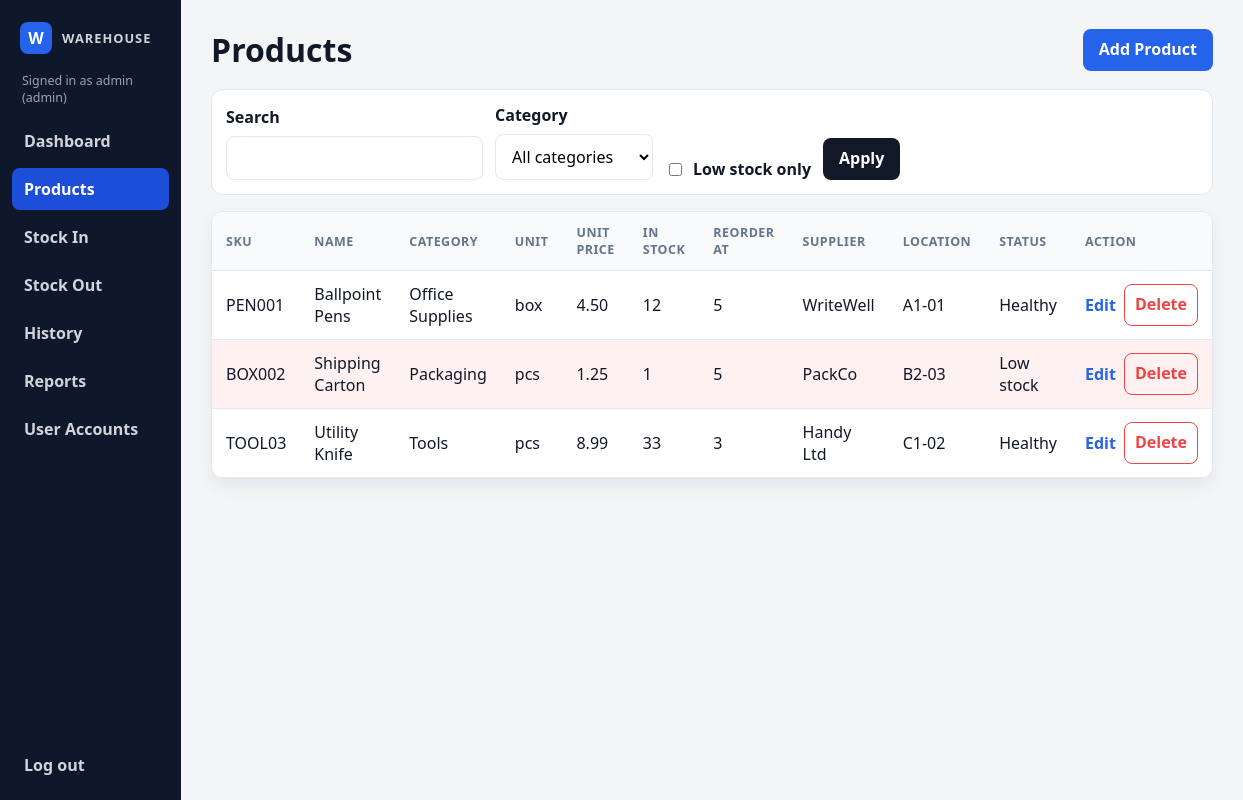
The page /products (signed in) on the database its author committed.
### tables this page shows
CREATE TABLE products (
                    id INTEGER PRIMARY KEY AUTOINCREMENT,
                    sku TEXT NOT NULL COLLATE NOCASE UNIQUE,
                    name TEXT NOT NULL,
                    category TEXT NOT NULL,
                    unit TEXT NOT NULL,
                    unit_price REAL NOT NULL CHECK (unit_price >= 0),
                    quantity INTEGER NOT NULL CHECK (quantity >= 0),
                    reorder_level INTEGER NOT NULL CHECK (reorder_level >= 0),
                    supplier TEXT NOT NULL DEFAULT '',
                    location TEXT NOT NULL DEFAULT ''
                );

### warehouse/web_app.py (the view)
    @app.route("/products", methods=["GET"])
    @login_required
    def products():
        search = request.args.get("search", "").strip()
        low_stock_only = request.args.get("low_stock", "") == "1"
        category = request.args.get("category", "").strip()
        product_list = db.list_products(search=search, low_stock=low_stock_only, category=category)
        categories = sorted({product.category for product in db.list_products()})
        return render_template(
            "products.html",
            products=product_list,
            categories=categories,
            current_search=search,
            current_category=category,
            low_stock_only=low_stock_only,
            page_title="Products",
        )

### warehouse/db.py (called while the page is built)
    def connect(self) -> sqlite3.Connection:
        connection = sqlite3.connect(self.path, timeout=10)
        connection.row_factory = sqlite3.Row
        connection.execute("PRAGMA foreign_keys = ON")
        return connection

    @contextmanager
    def _connection(self) -> Iterator[sqlite3.Connection]:
        connection = self.connect()
        try:
            with connection:
                yield connection
        finally:
            connection.close()

    @staticmethod
    def _product(row: sqlite3.Row) -> Product:
        return Product(
            id=row["id"],
            sku=row["sku"],
            name=row["name"],
            category=row["category"],
            unit=row["unit"],
            unit_price=row["unit_price"],
            quantity=row["quantity"],
            reorder_level=row["reorder_level"],
            supplier=row["supplier"],
            location=row["location"],
        )

    def list_products(
        self, search: str = "", low_stock: bool = False, category: str = ""
    ) -> list[Product]:
        sql = "SELECT * FROM products WHERE 1 = 1"
        params: list[object] = []
        if search.strip():
            term = f"%{search.strip()}%"
            sql += " AND (sku LIKE ? OR name LIKE ? OR category LIKE ?)"
            params.extend((term, term, term))
        if low_stock:
            sql += " AND quantity <= reorder_level"
        if category.strip():
            sql += " AND category = ?"
            params.append(category.strip())
        sql += " ORDER BY name COLLATE NOCASE"
        with self._connection() as connection:
            rows = connection.execute(sql, params).fetchall()
        return [self._product(row) for row in rows]

### warehouse/templates/products.html (shortened to what this page needs)
{% extends 'base.html' %}
{% block content %}
  <div class="page-header">
    <h1>Products</h1>
    <div class="header-actions">
      <a class="button primary" href="{{ url_for('add_product') }}">Add Product</a>
    </div>
  </div>
  <form class="toolbar" method="get" action="{{ url_for('products') }}">
    <div class="field-group compact">
      <label>Search</label>
      <input type="text" name="search" value="{{ current_search }}">
    </div>
    <div class="field-group compact">
      <label>Category</label>
      <select name="category">
        <option value="">All categories</option>
      </select>
    </div>
    <label class="checkbox-row">
      <input type="checkbox" name="low_stock" value="1" {% if low_stock_only %}checked{% endif %}>
      Low stock only
    </label>
    <button type="submit">Apply</button>
  </form>
  {% if products %}
    <div class="table-wrap">
      <table>
        <thead>
          <tr>
            <th>SKU</th>
            <th>Name</th>
            <th>Category</th>
            <th>Unit</th>
            <th>Unit Price</th>
            <th>In Stock</th>
            <th>Reorder At</th>
            <th>Supplier</th>
            <th>Location</th>
            <th>Status</th>
            {% if current_user.role != 'employee' %}
              <th>Action</th>
            {% endif %}
          </tr>
        </thead>
        <tbody>
          {% for product in products %}
            <tr class="{% if product.quantity <= product.reorder_level %}alert-row{% endif %}">
              <td>{{ product.sku }}</td>
              <td>{{ product.name }}</td>
              <td>{{ product.category }}</td>
              <td>{{ product.unit }}</td>
              <td>{{ '%.2f'|format(product.unit_price) }}</td>
              <td>{{ product.quantity }}</td>
              <td>{{ product.reorder_level }}</td>
              <td>{{ product.supplier }}</td>
              <td>{{ product.location }}</td>
              <td>{{ 'Low stock' if product.quantity <= product.reorder_level else 'Healthy' }}</td>
              {% if current_user.role != 'employee' %}
                <td>
                  <div class="inline-actions">
                    <a href="{{ url_for('edit_product', product_id=product.id) }}" class="link-button">Edit</a>
                    <form method="post" action="{{ url_for('delete_product', product_id=product.id) }}" onsubmit="return confirm('Delete {{ product.sku }} - {{ product.name }}?');">
                      <button type="submit" class="danger-link">Delete</button>
                    </form>
                  </div>
                </td>
              {% endif %}
            </tr>
          {% endfor %}
        </tbody>
      </table>
    </div>
  {% else %}
    <div class="empty-state">No products match the current filter.</div>
  {% endif %}
{% endblock %}

### warehouse/static/styles.css (style rules this page uses)
:root { --bg: #f3f5f7; --sidebar-bg: #0f172a; --sidebar-text: #d1d5db; --brand: #2563eb; --card: #ffffff; --muted: #64748b; --border: #e2e8f0; --text: #111827; --danger: #ef4444; --danger-soft: #fee2e2; --warning: #f59e0b; --success: #10b981; --shadow: 0 8px 18px rgba(15, 23, 42, 0.06); }
* { box-sizing: border-box; }
body { margin: 0; font-family: "Segoe UI", Tahoma, sans-serif; background: var(--bg); color: var(--text); }
button, input, select { font: inherit; }
.page-header { display: flex; align-items: center; justify-content: space-between; margin-bottom: 18px; }
.page-header h1 { margin: 0; font-size: 2rem; }
.table-wrap { background: var(--card); border: 1px solid var(--border); border-radius: 12px; box-shadow: var(--shadow); overflow: auto; }
table { width: 100%; border-collapse: collapse; }
th, td { text-align: left; padding: 12px 14px; border-bottom: 1px solid var(--border); }
th { background: #f8fafc; font-size: 0.78rem; letter-spacing: 0.04em; text-transform: uppercase; color: var(--muted); }
tr.alert-row { background: #fff1f2; }
.field-group { display: flex; flex-direction: column; gap: 8px; }
label { font-weight: 600; color: var(--text); }
input, select, button { border-radius: 8px; border: 1px solid var(--border); padding: 10px 12px; background: white; }
button, .button { cursor: pointer; text-decoration: none; display: inline-flex; align-items: center; justify-content: center; background: #111827; color: white; border: none; font-weight: 600; line-height: 1.2; min-height: 42px; padding: 10px 16px; border-radius: 8px; transition: background-color 0.15s ease, box-shadow 0.15s ease, transform 0.15s ease; }
button.primary, .button.primary { background: #2563eb; }
.header-actions { display: flex; align-items: center; }
.header-actions .button { white-space: nowrap; }
button.danger-link, .danger-link { background: transparent; color: var(--danger); border: 1px solid var(--danger); padding: 7px 10px; text-decoration: none; }
.toolbar { display: flex; align-items: end; gap: 12px; flex-wrap: wrap; margin-bottom: 16px; background: white; border: 1px solid var(--border); border-radius: 12px; padding: 14px; }
.checkbox-row { display: inline-flex; align-items: center; gap: 8px; }
.inline-actions { display: flex; gap: 8px; align-items: center; }
.link-button { text-decoration: none; color: var(--brand); font-weight: 600; }

### rows shown on the page
products: sku "PEN001", name "Ballpoint Pens", category "Office Supplies", unit "box", unit_price "4.50", quantity "12", reorder_level "5", supplier "WriteWell", location "A1-01", quantity+reorder_level "Healthy"
products: sku "BOX002", name "Shipping Carton", category "Packaging", unit "pcs", unit_price "1.25", quantity "1", reorder_level "5", supplier "PackCo", location "B2-03", quantity+reorder_level "Low stock"
products: sku "TOOL03", name "Utility Knife", category "Tools", unit "pcs", unit_price "8.99", quantity "33", reorder_level "3", supplier "Handy Ltd", location "C1-02", quantity+reorder_level "Healthy"

### other values the page prints
{{ current_user.username }} "admin"
{{ current_user.role }} "admin"
